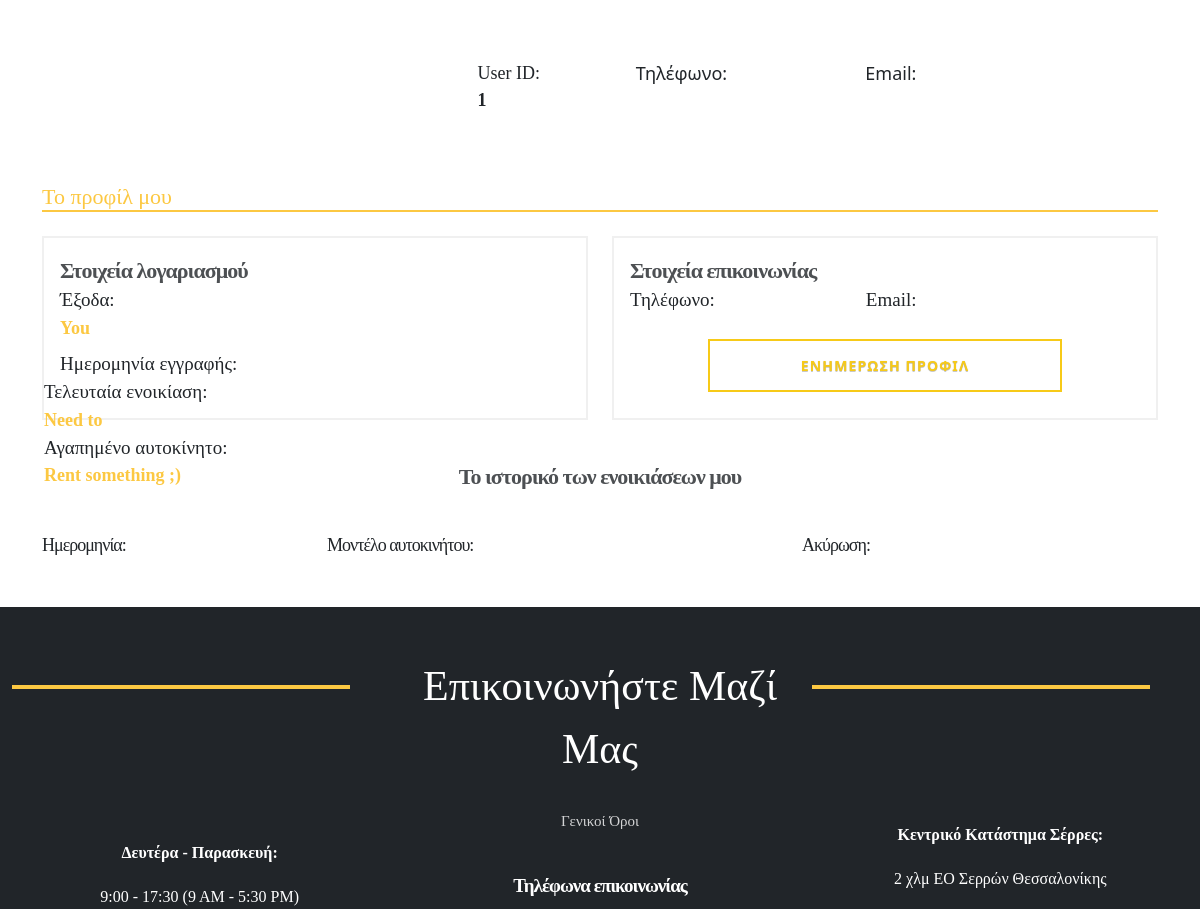
Page /customer/1/ (signed in, middle part) on the earlier database version.
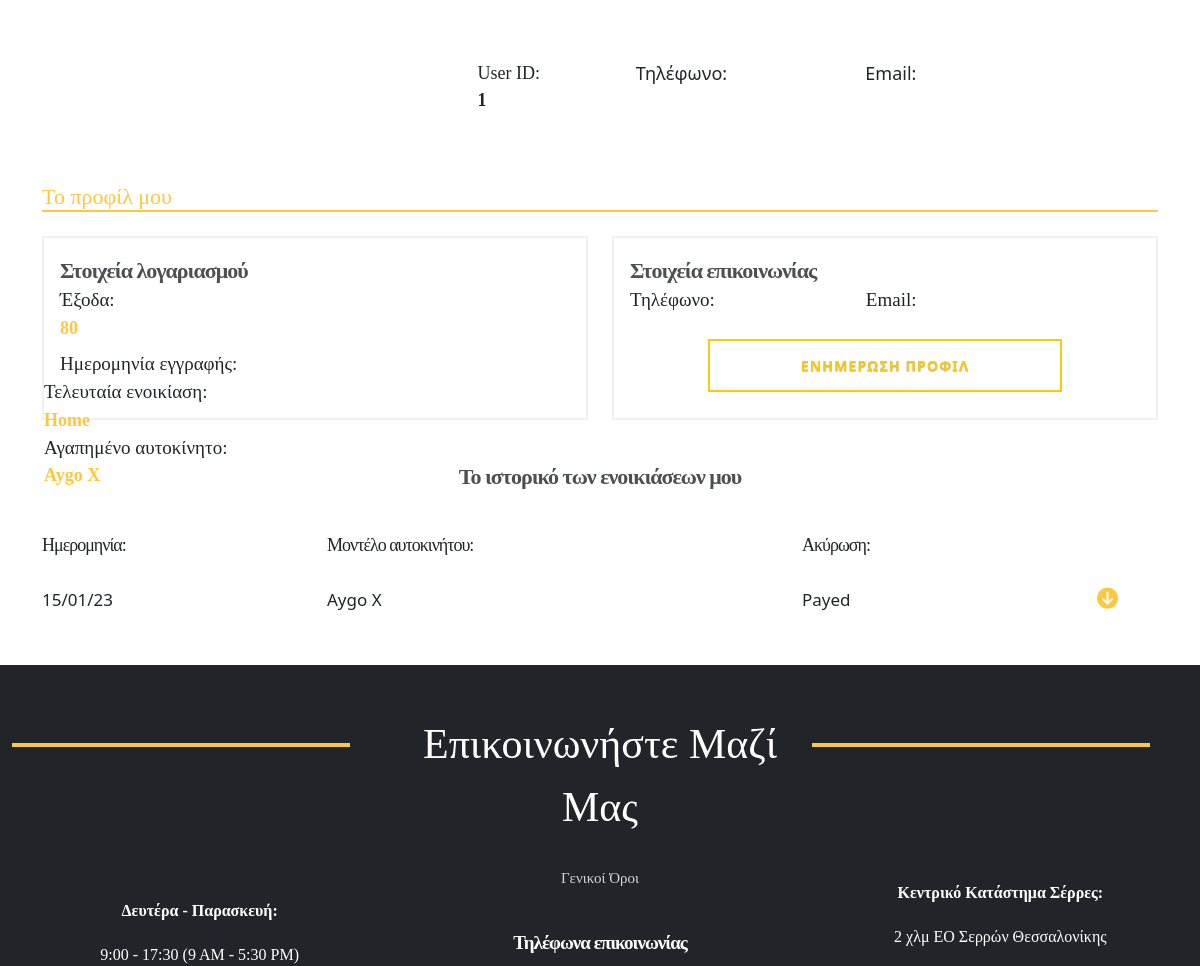
Same page on the later database version.
### carRental/models.py (models this page shows, shortened)
class Rental(models.Model):
    costumer = models.ForeignKey(Costumer, null=True, on_delete=models.CASCADE)
    customerName = models.CharField(max_length=70, null=True)
    costumerID = models.IntegerField(null=True, blank=False)
    rentalCompany = models.ForeignKey(RentalCompany, null=True, on_delete=models.CASCADE, default='1')
    car = models.ForeignKey(Car, null=True, on_delete=models.CASCADE)
    carModel = models.CharField(max_length=70, null=True)
    carId = models.IntegerField(null=True, blank=False)
    price = models.IntegerField(null=True, blank=False)
    startDate = models.DateField(auto_now_add=False, null=True)
    finishDate = models.DateField(auto_now_add=False, null=True)
    orderDate = models.DateTimeField(auto_now_add=True, null=True)
    placeToStart = models.ForeignKey(PlaceToStart, null=True, on_delete=models.CASCADE)
    fullFuel = models.BooleanField(blank=True, null=True, default=False)
    insurance = models.BooleanField(blank=True, null=True, default=False)
    payed = models.BooleanField(null=True, default=False)

class PlaceToStart(models.Model):
    placeToStart = models.CharField(max_length=15, choices=PLACE_CHOICES)
    def __str__(self):
        return self.placeToStart

### carRental/views.py (the view)
# urls.py: path('customer/<str:pk>/', views.customerPage, name='customer'),
@login_required(login_url='home.html')
def customerPage(request, pk):
    current = request.user
    dataHolder = Rental.objects.filter(costumerID=current.id)
    totalPrice = list(dataHolder.aggregate(Sum('price')).values())[0]
    orderList = reversed(dataHolder)
    lastOrder = dataHolder.last()
    favCar = dataHolder.values('carModel').annotate(car_count=Count('carModel'))
    if not favCar:
        favCarList = "Rent something ;)"
    else:
        favCarList = list(favCar.aggregate(Max('carModel')).values())
        favCarList = favCarList[0].replace("['']", '')
    context = {
        'current': current,
        'orderList': orderList,
        'lastOrder': lastOrder,
        'totalPrice': totalPrice,
        'favCarList': favCarList,
        'dataHolder': dataHolder,
    }
    return render(request, 'customer.html', context)

### carRental/templates/customer.html (shortened to what the changed rows need)
{% extends 'main.html' %}
{% load static %}
{% block content %}
<div class="container">
	<div class="grid-containerCustomer">
			<div class="personalInfo">
				<div class="row">
					<div class="col-md-6 col-sm-12">
						<div class="tilesCustomer">
							<div class="grid-containerTile">
								<div class="tileCustomer">
									<div class="ageTileCustomer">
										<div class="ageCustomer">
                                    	Έξοδα:
                                </div>
										<div class="ageDataCustomer">
										{% if totalPrice == None  %}
											You
										{% else  %}
											{{	totalPrice   }}
										{% endif  %}
                                </div>
									</div>
									<div class="pickTileCustomer">
										<div class="cityCustomer">
                                    Τελευταία ενοικίαση:
                                </div>
										<div class="cityDataCustomer">
									{% if lastOrder.placeToStart == none %}
										Need to
									{% else  %}
									{{ lastOrder.placeToStart }}
									{% endif  %}
                                </div>
									</div>
									<div class="carTileCustomer">
										<div class="carCustomer">
                                    Αγαπημένο αυτοκίνητο:
                                </div>
										<div class="carDataCustomer">
                                    {{ favCarList }}
                                </div>
									</div>
								</div>
							</div>
						</div>
					</div>
				</div>
			</div>
			<div class="lastRent lastRentPos">
				<div class="row no-gutters">
					<div class="col-12">
                        {% for x in orderList %}
						<div class="row align-items-center">
							<div class="col-md-12 col-sm-12 clickFaq ">
								<div class="questionUs rowSize">
									<div class="row no-gutters ">
										<div class="col-2">
											<div class="infoTable ">
												{{ x.orderDate|date:'d/m/y' }}
											</div>
										</div>
										<div class="col-1">
										</div>
										<div class="col-5">
											<div class="infoTable">
											    {{ x.carModel}}
											</div>
										</div>
										<div class="col-3">
											<div class="infoTable">
											{% if x.payed == False %}
											<div class="payingPc">
												<a href="{% url 'cancelOrder' pk=x.id   %}">Ακύρωση ενοικίασης</a>
											</div>
											<div class="payingMobile">
												<a href="{% url 'cancelOrder' pk=x.id   %}">Ακύρωση</a>
											</div>
											{% else  %}
											 Payed
											{% endif  %}
											</div>
										</div>
										<div class="col-1">
											<div class="infoTable">
												<i class="fas fa-arrow-circle-down .displayFaq arrowsUS"></i>
											</div>
										</div>
									</div>
								</div>
							</div>
						</div>
                        {% endfor  %}
					</div>
				</div>
			</div>
		</div>
	</div>
{% endblock  %}

Differences in the rows shown:
added Rental: placeToStart "Home", carModel "Aygo X", orderDate "15/01/23", payed "Payed"
Other differences:
{{ totalPrice }}: (not shown) → "80"
{{ favCarList }}: "Rent something ;)" → (not shown)
text no longer shown: "You Need to"
